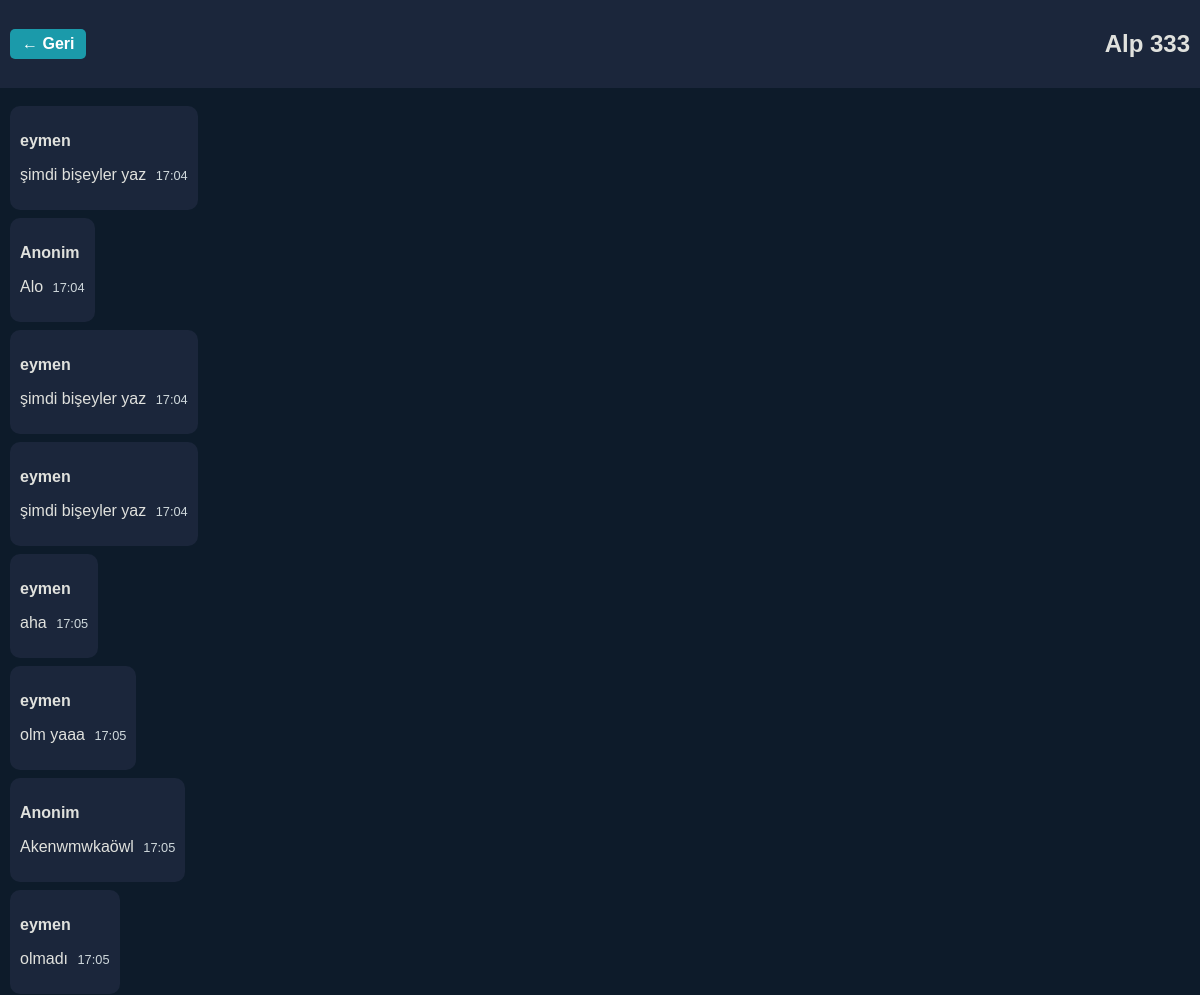
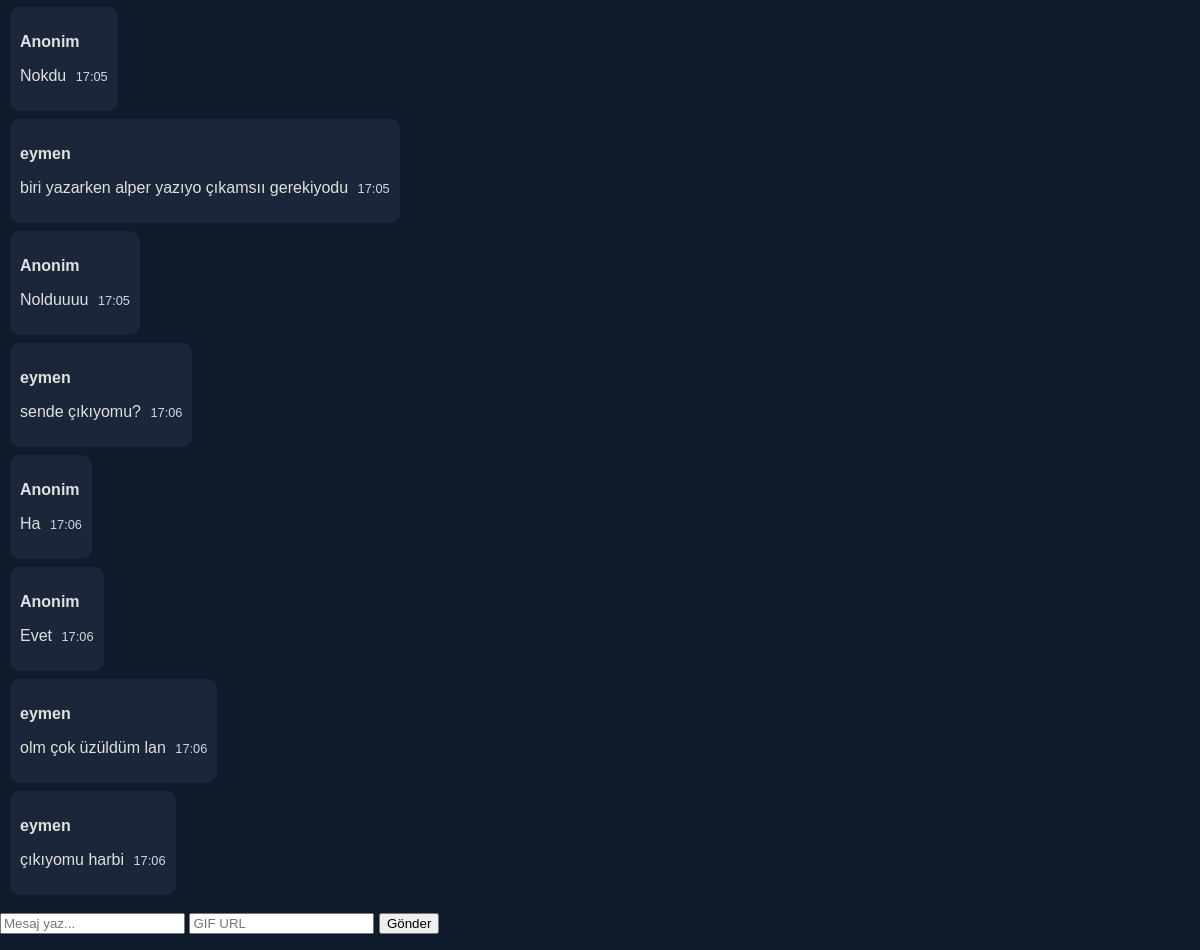
The page /chat/1 on the database its author committed (2 pictures, top to bottom).
### app.py (models this page shows)
class Title(db.Model):
    id = db.Column(db.Integer, primary_key=True)
    name = db.Column(db.String(50), nullable=False)
    password = db.Column(db.String(50), nullable=True)  # şifreli oda için

class Message(db.Model):
    id = db.Column(db.Integer, primary_key=True)
    room_id = db.Column(db.Integer, db.ForeignKey('title.id'), nullable=False)
    username = db.Column(db.String(50), nullable=False)
    text = db.Column(db.String(200), nullable=True)
    gif = db.Column(db.String(200), nullable=True)
    timestamp = db.Column(db.DateTime, default=datetime.utcnow)

### app.py (the view, shortened to what this page needs)
@app.route('/chat/<int:room_id>', methods=['GET', 'POST'])
def chat(room_id):
    room = Title.query.get_or_404(room_id)
    messages = Message.query.filter_by(room_id=room.id).all()
    return render_template('chat.html', room=room, messages=messages, username=session.get('username'))

### templates/chat.html (shortened to what this page needs)
<link rel="stylesheet" href="{{ url_for('static', filename='style.css') }}">
<div class="chat-header">
  <a href="/" class="back-btn">← Geri</a>
  <h2>{{ room.name }}</h2>
</div>
<div class="messages">
  {% for m in messages %}
    <div class="message-box {% if m.username == username %}me{% else %}other{% endif %}">
      <div class="bubble">
        <p><strong>{{ m.username }}</strong></p>
        <p>
          {{ m.text }}
          {% if m.timestamp %}
            <small class="time">{{ m.timestamp.strftime("%H:%M") }}</small>
          {% endif %}
        </p>
      </div>
    </div>
  {% endfor %}
</div>
<div class="chat-footer">
  <form method="POST" action="/send">
    <input type="text" name="text" placeholder="Mesaj yaz...">
    <input type="text" name="gif_url" placeholder="GIF URL">
    <button type="submit">Gönder</button>
  </form>
</div>

### static/style.css (style rules this page uses)
.chat-header { background: #1b263b; padding: 10px; display: flex; align-items: center; justify-content: space-between; position: sticky; top: 0; }
a.back-btn { text-decoration: none; background: #1b9aaa; color: white; padding: 6px 12px; border-radius: 5px; font-weight: bold; }
.messages { flex: 1; overflow-y: auto; padding: 10px; }
.message-box { display: flex; margin: 8px 0; }
.message-box.other { justify-content: flex-start; }
.bubble { max-width: 60%; padding: 10px; border-radius: 10px; background-color: #1b263b; color: #e0e1dd; }
.time { font-size: 0.8em; color: #cfd8dc; margin-left: 5px; }

### rows shown on the page
Title: name "Alp 333"
Message: username "eymen", text "şimdi bişeyler yaz", timestamp "17:04"
Message: username "Anonim", text "Alo", timestamp "17:04"
Message: username "eymen", text "şimdi bişeyler yaz", timestamp "17:04"
Message: username "eymen", text "şimdi bişeyler yaz", timestamp "17:04"
Message: username "eymen", text "aha", timestamp "17:05"
Message: username "eymen", text "olm yaaa", timestamp "17:05"
Message: username "Anonim", text "Akenwmwkaöwl", timestamp "17:05"
Message: username "eymen", text "olmadı", timestamp "17:05"
Message: username "Anonim", text "Nokdu", timestamp "17:05"
Message: username "eymen", text "biri yazarken alper yazıyo çıkamsıı gerekiyodu", timestamp "17:05"
Message: username "Anonim", text "Nolduuuu", timestamp "17:05"
Message: username "eymen", text "sende çıkıyomu?", timestamp "17:06"
Message: username "Anonim", text "Ha", timestamp "17:06"
Message: username "Anonim", text "Evet", timestamp "17:06"
Message: username "eymen", text "olm çok üzüldüm lan", timestamp "17:06"
Message: username "eymen", text "çıkıyomu harbi", timestamp "17:06"
